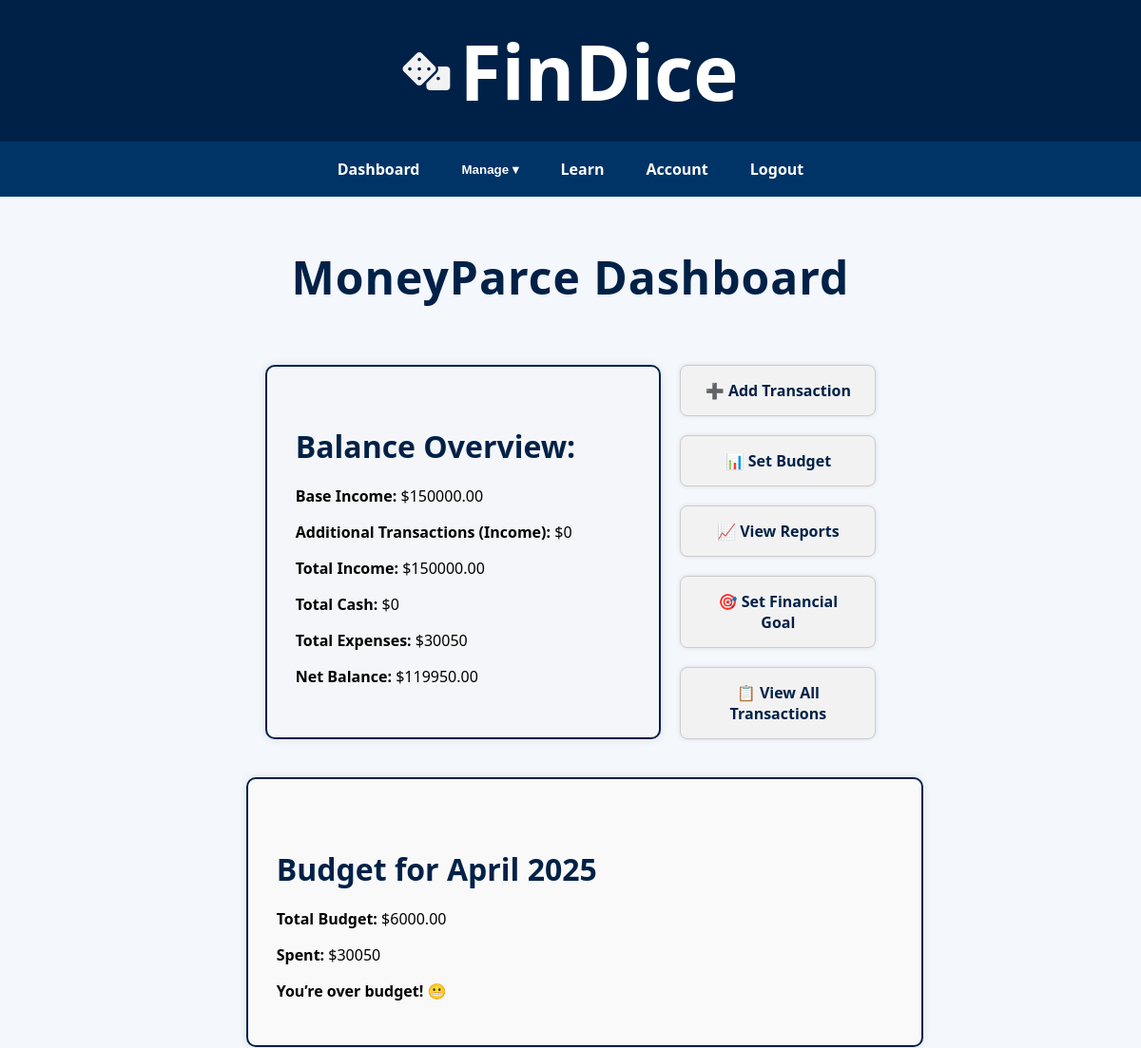
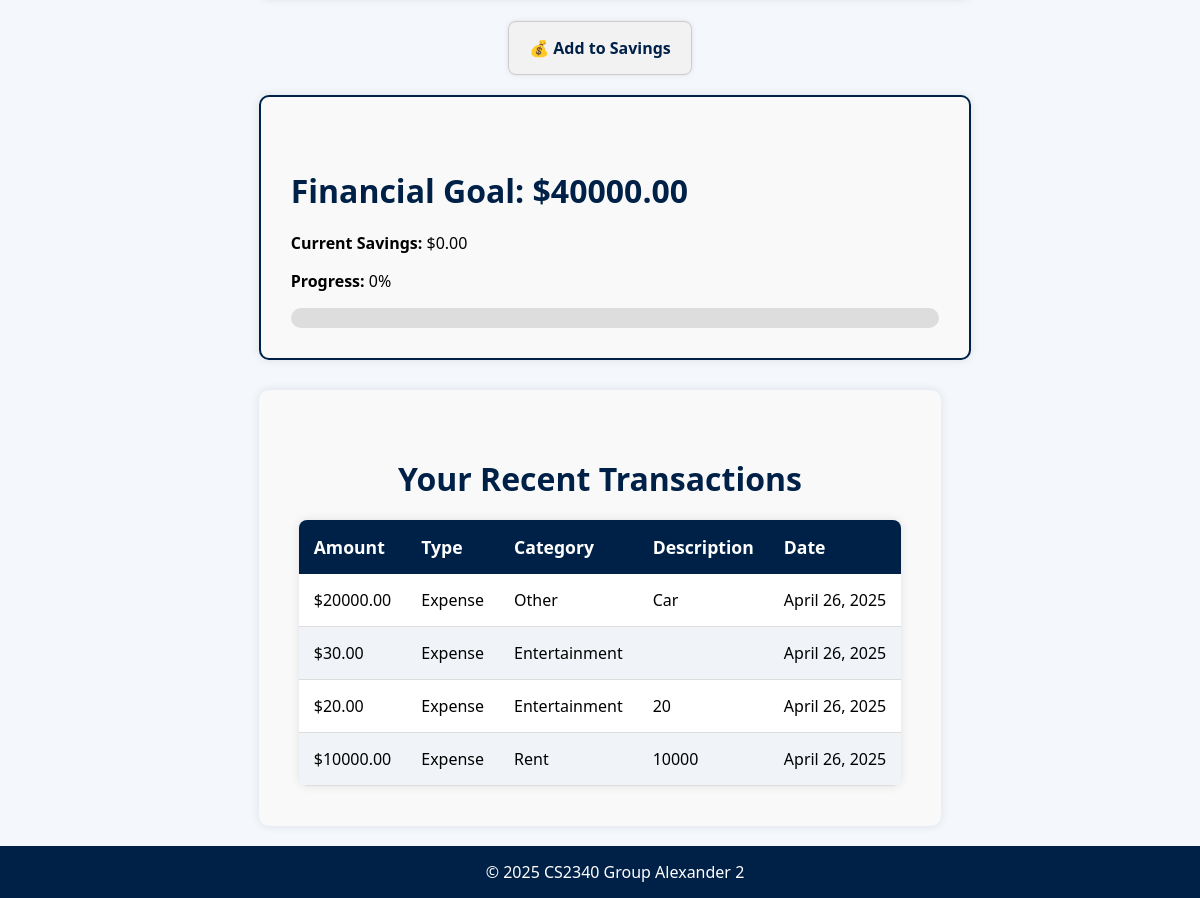
The app's page /dashboard/ (signed in) with its own data (2 pictures, top to bottom).
### core/models.py (models this page shows, shortened)
class UserProfile(models.Model):
    user = models.ForeignKey(User, on_delete=models.CASCADE)
    income = models.DecimalField(max_digits=10, decimal_places=2)

class Budget(models.Model):
    user = models.ForeignKey(User, on_delete=models.CASCADE)
    month = models.DateField()
    amount = models.DecimalField(max_digits=10, decimal_places=2)

class FinancialGoal(models.Model):
    user = models.OneToOneField(User, on_delete=models.CASCADE)
    target_amount = models.DecimalField(max_digits=10, decimal_places=2)
    current_savings = models.DecimalField(max_digits=10, decimal_places=2, default=0)
    created_at = models.DateTimeField(auto_now_add=True)
    def get_progress_percentage(self):
        if self.target_amount == 0:
            return 0
        return (self.current_savings / self.target_amount) * 100

class Transaction(models.Model):
    TRANSACTION_TYPES = [
        ('income', 'Income'),
        ('expense', 'Expense'),
        ('cash', 'Cash'),
    ]
    CATEGORY_CHOICES = [
        ('food', 'Food'),
        ('rent', 'Rent'),
        ('entertainment', 'Entertainment'),
        ('other', 'Other'),
    ]
    user = models.ForeignKey(User, on_delete=models.CASCADE)
    amount = models.DecimalField(max_digits=10, decimal_places=2)
    type = models.CharField(max_length=10, choices=TRANSACTION_TYPES)
    category = models.CharField(
        max_length=20,
        choices=CATEGORY_CHOICES,
        blank=True,
        null=True
    )
    description = models.TextField(blank=True)
    date = models.DateField(auto_now_add=True)

### core/views.py (the view)
# urls.py: path('dashboard/', views.dashboard, name='dashboard'),
@login_required
def dashboard(request):
    user = request.user
    profile = UserProfile.objects.get(user=user)
    base_income = profile.income
    recent_transactions = Transaction.objects.filter(user=user).order_by('-date')
    logged_income = Transaction.objects.filter(user=user, type='income').aggregate(Sum('amount'))['amount__sum'] or 0
    expense_total = Transaction.objects.filter(user=user, type='expense').aggregate(Sum('amount'))['amount__sum'] or 0
    cash_total = Transaction.objects.filter(user=user, type='cash').aggregate(Sum('amount'))['amount__sum'] or 0
    total_income = base_income + logged_income
    net_total = total_income - expense_total
    today = date.today()
    current_month = date(today.year, today.month, 1)
    budget = Budget.objects.filter(
        user=user,
        month__year=today.year,
        month__month=today.month
    ).first()
    monthly_expenses = Transaction.objects.filter(
        user=user, type='expense',
        date__year=today.year,
        date__month=today.month
    ).aggregate(Sum('amount'))['amount__sum'] or 0
    budget_left = budget.amount - monthly_expenses if budget else None
    try:
        financial_goal = FinancialGoal.objects.get(user=request.user)
    except FinancialGoal.DoesNotExist:
        financial_goal = None  # If the user doesn't have a goal, set it to None
    return render(request, 'dashboard.html', {
        'base_income': base_income,
        'logged_income': logged_income,
        'total_income': total_income,
        'expense_total': expense_total,
        'net_total': net_total,
        'cash_total': cash_total,
        'recent_transactions': recent_transactions,
        'budget': budget,
        'budget_left': budget_left,
        'monthly_expenses': monthly_expenses,
        'financial_goal': financial_goal,
    })

### Templates/dashboard.html (shortened to what this page needs)
{% extends 'base.html' %}
{% block content %}
  <h1 class="dashboard-title">MoneyParce Dashboard</h1>
  <div style="display: flex; justify-content: space-between; padding: 20px; gap: 20px;">
    <div style="border: 2px solid #002147; padding: 30px; width: 60%; border-radius: 10px; background-color: #f4f6f9; box-shadow: 0 0 10px rgba(0,0,0,0.1);">
      <h3 class="section-title">Balance Overview:</h3>
      <p><strong>Base Income:</strong> ${{ base_income }}</p>
      <p><strong>Additional Transactions (Income):</strong> ${{ logged_income }}</p>
      <p><strong>Total Income:</strong> ${{ total_income }}</p>
      <p><strong>Total Cash:</strong> ${{ cash_total }}</p>
      <p><strong>Total Expenses:</strong> ${{ expense_total }}</p>
      <p><strong>Net Balance:</strong> ${{ net_total }}</p>
    </div>
    <div style="display: flex; flex-direction: column; gap: 20px; width: 35%;">
      <a href="{% url 'add_transaction' %}" class="dashboard-button">➕ Add Transaction</a>
      <a href="{% url 'set_budget' %}" class="dashboard-button">📊 Set Budget</a>
      <a href="{% url 'view_reports' %}" class="dashboard-button">📈 View Reports</a>
      <a href="{% url 'set_financial_goal' %}" class="dashboard-button">🎯 Set Financial Goal</a>
      <a href="{% url 'view_transactions' %}" class="dashboard-button">📋 View All Transactions</a>
    </div>
  </div>
  {% if budget %}
    <div style="border: 2px solid #002147; border-radius: 10px; padding: 30px; margin-top: 20px; background-color: #f9f9f9; width: 100%; max-width: 95%; box-shadow: 0 0 10px rgba(0,0,0,0.1);">
      <h4 class="section-title">Budget for {{ budget.month|date:"F Y" }}</h4>
      <p><strong>Total Budget:</strong> ${{ budget.amount }}</p>
      <p><strong>Spent:</strong> ${{ monthly_expenses }}</p>
      {% if budget_left > 0 %}
        <p><strong>Remaining:</strong> ${{ budget_left }}</p>
      {% else %}
        <p><strong>You’re over budget!</strong> 😬</p>
      {% endif %}
    </div>
  {% else %}
    <div style="border: 2px solid #FFD700; border-radius: 10px; padding: 30px; margin-top: 20px; background-color: #fff3cd; width: 100%; max-width: 95%; box-shadow: 0 0 10px rgba(0,0,0,0.1);">
      <p>No budget set for this month. <a href="{% url 'set_budget' %}"><strong>Set one now.</strong></a></p>
    </div>
  {% endif %}
    <br>
<div style="display: flex; flex-direction: column; gap: 20px; width: 35%; justify-content: center; align-items: center; text-align: center; margin: 0 auto;">
  <a href="{% url 'add_to_savings' %}" class="dashboard-button">💰 Add to Savings</a>
</div>
    {% if financial_goal %}
  <div style="border: 2px solid #002147; border-radius: 10px; padding: 30px; margin-top: 20px; background-color: #f9f9f9; width: 100%; max-width: 95%; box-shadow: 0 0 10px rgba(0,0,0,0.1);">
    <h4 class="section-title">Financial Goal: ${{ financial_goal.target_amount }}</h4>
    <p><strong>Current Savings:</strong> ${{ financial_goal.current_savings }}</p>
    <p><strong>Progress:</strong> {{ financial_goal.get_progress_percentage }}%</p>
    <div style="background-color: #ddd; border-radius: 10px; height: 20px; width: 100%; margin-top: 10px;">
    </div>
  </div>
{% else %}
  <p class="empty-message">You haven't set a financial goal yet. <a href="{% url 'set_financial_goal' %}"><strong>Set one now!</strong></a></p>
{% endif %}
  <div class="transactions-container">
    <h2 class="section-title">Your Recent Transactions</h2>
    {% if recent_transactions %}
      <table class="transaction-table">
        <thead>
          <tr>
            <th>Amount</th>
            <th>Type</th>
            <th>Category</th>
            <th>Description</th>
            <th>Date</th>
          </tr>
        </thead>
        <tbody>
          {% for transaction in recent_transactions %}
            <tr>
              <td>${{ transaction.amount }}</td>
              <td>{{ transaction.get_type_display }}</td>
              <td>{{ transaction.get_category_display }}</td>
              <td>{{ transaction.description }}</td>
              <td>{{ transaction.date }}</td>
            </tr>
          {% endfor %}
        </tbody>
      </table>
    {% else %}
      <p class="empty-message">You haven’t added any transactions yet.</p>
    {% endif %}
  </div>
{% endblock %}

### Templates/base.html (style rules this page uses)
body { font-family: 'Segoe UI', Tahoma, Geneva, Verdana, sans-serif; background-color: #f4f7fc; margin: 0; padding: 0; box-sizing: border-box; display: flex; flex-direction: column; height: 100vh; }

### Templates/dashboard.html (style rules this page uses)
.dashboard-title { text-align: center; color: #002147; font-size: 3rem; font-weight: bold; margin-bottom: 40px; letter-spacing: 1px; }
.section-title { font-size: 2rem; color: #002147; margin-bottom: 20px; font-weight: bold; }
.dashboard-button { background-color: #f2f2f2; padding: 15px 20px; border-radius: 8px; border: 1px solid #ccc; text-decoration: none; color: #002147; text-align: center; font-weight: bold; transition: background-color 0.2s; box-shadow: 0 0 5px rgba(0,0,0,0.1); }
.transactions-container { padding: 40px; font-family: 'Segoe UI', sans-serif; background-color: #f9f9f9; border-radius: 10px; box-shadow: 0 0 10px rgba(0,0,0,0.1); margin-top: 30px; }
h2 { text-align: center; color: #002147; font-size: 2.5rem; margin-bottom: 30px; }
.transaction-table { width: 100%; border-collapse: collapse; font-size: 1.2rem; background-color: #fff; box-shadow: 0 0 10px rgba(0,0,0,0.1); border-radius: 8px; overflow: hidden; }
.transaction-table th { background-color: #002147; color: white; padding: 15px; text-align: left; font-size: 1.1rem; }
.transaction-table td { padding: 15px; border-bottom: 1px solid #ddd; font-size: 1rem; }
.transaction-table tr:nth-child(even) { background-color: #f0f4f8; }

### records on screen
UserProfile: income "150000.00"
Budget: month "April 2025", amount "6000.00"
FinancialGoal: target_amount "40000.00", current_savings "0.00", get_progress_percentage "0"

### other values on screen
{{ logged_income }} "0"
{{ total_income }} "150000.00"
{{ cash_total }} "0"
{{ expense_total }} "30050"
{{ net_total }} "119950.00"
{{ monthly_expenses }} "30050"
